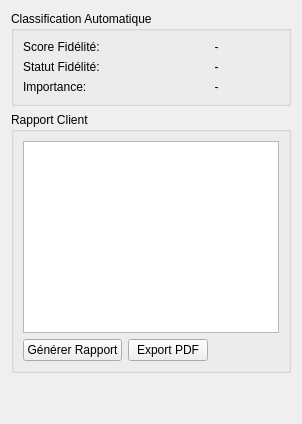
      <widget class="QWidget" name="tab_fideliteRapport">
       <attribute name="title">
        <string>Fidélité &amp; Rapport</string>
       </attribute>
       <layout class="QVBoxLayout" name="verticalLayout_tab4">
        <item>
         <widget class="QGroupBox" name="groupBox_classification">
          <property name="title">
           <string>Classification Automatique</string>
          </property>
          <layout class="QGridLayout" name="gridLayout_classification">
           <item row="0" column="0">
            <widget class="QLabel" name="label_score_title">
             <property name="text">
              <string>Score Fidélité:</string>
             </property>
            </widget>
           </item>
           <item row="0" column="1">
            <widget class="QLabel" name="label_score_value">
             <property name="text">
              <string>-</string>
             </property>
             <property name="alignment">
              <set>Qt::AlignmentFlag::AlignCenter</set>
             </property>
            </widget>
           </item>
           <item row="1" column="0">
            <widget class="QLabel" name="label_statut_titre">
             <property name="text">
              <string>Statut Fidélité:</string>
             </property>
            </widget>
           </item>
           <item row="1" column="1">
            <widget class="QLabel" name="label_statut_value">
             <property name="text">
              <string>-</string>
             </property>
             <property name="alignment">
              <set>Qt::AlignmentFlag::AlignCenter</set>
             </property>
            </widget>
           </item>
           <item row="2" column="0">
            <widget class="QLabel" name="label_importance_titre">
             <property name="text">
              <string>Importance:</string>
             </property>
            </widget>
           </item>
           <item row="2" column="1">
            <widget class="QLabel" name="label_importance_value">
             <property name="text">
              <string>-</string>
             </property>
             <property name="alignment">
              <set>Qt::AlignmentFlag::AlignCenter</set>
             </property>
            </widget>
           </item>
          </layout>
         </widget>
        </item>
        <item>
         <widget class="QGroupBox" name="groupBox_rapport">
          <property name="title">
           <string>Rapport Client</string>
          </property>
          <layout class="QVBoxLayout" name="verticalLayout_rapport">
           <item>
            <widget class="QTextEdit" name="textEdit_rapport">
             <property name="readOnly">
              <bool>true</bool>
             </property>
            </widget>
           </item>
           <item>
            <layout class="QHBoxLayout" name="horizontalLayout_rapport_boutons">
             <item>
              <widget class="QPushButton" name="pushButton_rapport">
               <property name="text">
                <string>Générer Rapport</string>
               </property>
              </widget>
             </item>
             <item>
              <widget class="QPushButton" name="pushButton_exportRapport">
               <property name="text">
                <string>Export PDF</string>
               </property>
              </widget>
             </item>
             <item>
              <spacer name="horizontalSpacer_rapport">
               <property name="orientation">
                <enum>Qt::Orientation::Horizontal</enum>
               </property>
               <property name="sizeHint" stdset="0">
                <size>
                 <width>40</width>
                 <height>20</height>
                </size>
               </property>
              </spacer>
             </item>
            </layout>
           </item>
          </layout>
         </widget>
        </item>
        <item>
         <spacer name="verticalSpacer_tab4">
          <property name="orientation">
           <enum>Qt::Orientation::Vertical</enum>
          </property>
          <property name="sizeHint" stdset="0">
           <size>
            <width>20</width>
            <height>40</height>
           </size>
          </property>
         </spacer>
        </item>
       </layout>
      </widget>
